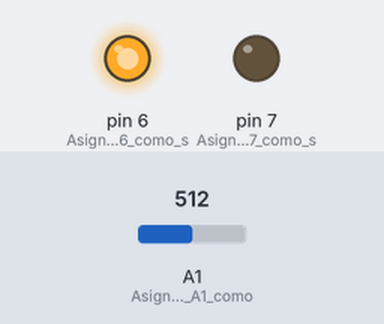
A sketch run on a simulated Arduino Uno, built with avr-gcc and run on an emulated ATmega328P. Parts: output pins drawn as LEDs (lit = HIGH). Inputs (shaded band) come from the test bench; at power-on: A1 (Asignamos_el_pin_A1_como) = 512. What the sketch prints to the serial monitor is not drawn.

Above: at 0.1 s.
Timing chart, 0 to 1.6 s (numbered marks = the images above):
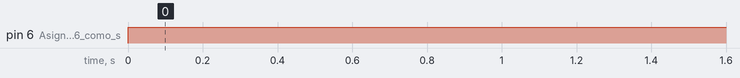

The sketch:

sketch_temperaturados.ino
```cpp
int val;                             // Declaramos la variable val de tipo entero
void setup() {
Serial.begin (9600);                 // Inicializamos la comunicacion serial a 9600bps
pinMode(A1, INPUT);                  //Asignamos el pin A1 como entrada (sensor de temperatura)
pinMode(6, OUTPUT);                  //Asignamos el pin 6 como salida (led roja)
pinMode(7, OUTPUT);                  //Asignamos el pin 7 como salida (led verde)
}

void loop() {
val= analogRead (A1);               //Da la lectura al pin A1 del sensor y lo guarda en la variable val
float mv = (val/1024.0)*5000;       //Declaramos la variable float para operar y obtener el resultado
float temp =mv/10;                  //Declaramos la variable tipo floa y operamos para obtener el resultado

Serial.print ("TEMPERATURA = ");    //Imprimimos en pantalla "TEMPERATURA"
Serial.print (temp);                //Imprimimos el valor de la variable temp
Serial.print ("*C");                //Imprimimos en pantalla C
Serial.println ();                  //Salto de linea

if (temp<17){                       //Si temp es menor que 17
  digitalWrite(6,HIGH);             //Encienda el led rojo
  digitalWrite(7,LOW);              //Apague el led verde
}
else if (temp>17 && temp<35){       //Si temp es mayor a 17 y menor a 35
  digitalWrite(6,LOW);              //Apaga luz roja
  digitalWrite(7,HIGH);             //Enciende el led verde

}
else {                              // de lo contrario
  digitalWrite(6,HIGH);             //Enciende luz roja
  digitalWrite(7, LOW);             //Apaga luz verde
}


delay (1000);                       //Espera 1 segundo
}
```

Measured:
- by itself, pin 6 (Asignamos_el_pin_6_como_s): LOW → HIGH at 0.00 s
